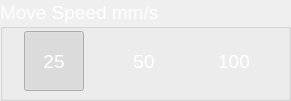
   <widget class="QGroupBox" name="mva_feedrate_group_box">
    <property name="geometry">
     <rect>
      <x>110</x>
      <y>230</y>
      <width>291</width>
      <height>101</height>
     </rect>
    </property>
    <property name="palette">
     <palette>
      <active>
       <colorrole role="WindowText">
        <brush brushstyle="SolidPattern">
         <color alpha="255">
          <red>255</red>
          <green>255</green>
          <blue>255</blue>
         </color>
        </brush>
       </colorrole>
       <colorrole role="Text">
        <brush brushstyle="SolidPattern">
         <color alpha="255">
          <red>255</red>
          <green>255</green>
          <blue>255</blue>
         </color>
        </brush>
       </colorrole>
       <colorrole role="ButtonText">
        <brush brushstyle="SolidPattern">
         <color alpha="255">
          <red>255</red>
          <green>255</green>
          <blue>255</blue>
         </color>
        </brush>
       </colorrole>
       <colorrole role="ToolTipText">
        <brush brushstyle="SolidPattern">
         <color alpha="255">
          <red>255</red>
          <green>255</green>
          <blue>255</blue>
         </color>
        </brush>
       </colorrole>
      </active>
      <inactive>
       <colorrole role="WindowText">
        <brush brushstyle="SolidPattern">
         <color alpha="255">
          <red>255</red>
          <green>255</green>
          <blue>255</blue>
         </color>
        </brush>
       </colorrole>
       <colorrole role="Text">
        <brush brushstyle="SolidPattern">
         <color alpha="255">
          <red>255</red>
          <green>255</green>
          <blue>255</blue>
         </color>
        </brush>
       </colorrole>
       <colorrole role="ButtonText">
        <brush brushstyle="SolidPattern">
         <color alpha="255">
          <red>255</red>
          <green>255</green>
          <blue>255</blue>
         </color>
        </brush>
       </colorrole>
       <colorrole role="ToolTipText">
        <brush brushstyle="SolidPattern">
         <color alpha="255">
          <red>255</red>
          <green>255</green>
          <blue>255</blue>
         </color>
        </brush>
       </colorrole>
      </inactive>
      <disabled>
       <colorrole role="WindowText">
        <brush brushstyle="SolidPattern">
         <color alpha="255">
          <red>120</red>
          <green>120</green>
          <blue>120</blue>
         </color>
        </brush>
       </colorrole>
       <colorrole role="Text">
        <brush brushstyle="SolidPattern">
         <color alpha="255">
          <red>120</red>
          <green>120</green>
          <blue>120</blue>
         </color>
        </brush>
       </colorrole>
       <colorrole role="ButtonText">
        <brush brushstyle="SolidPattern">
         <color alpha="255">
          <red>120</red>
          <green>120</green>
          <blue>120</blue>
         </color>
        </brush>
       </colorrole>
       <colorrole role="ToolTipText">
        <brush brushstyle="SolidPattern">
         <color alpha="255">
          <red>255</red>
          <green>255</green>
          <blue>255</blue>
         </color>
        </brush>
       </colorrole>
      </disabled>
     </palette>
    </property>
    <property name="font">
     <font>
      <pointsize>14</pointsize>
     </font>
    </property>
    <property name="title">
     <string>Move Speed mm/s</string>
    </property>
    <property name="flat">
     <bool>true</bool>
    </property>
    <widget class="QWidget" name="horizontalLayoutWidget_6">
     <property name="geometry">
      <rect>
       <x>0</x>
       <y>30</y>
       <width>291</width>
       <height>62</height>
      </rect>
     </property>
     <layout class="QHBoxLayout" name="mva_feedrate_intervals_layout">
      <item>
       <widget class="QPushButton" name="move_axis_select_speed_25_btn">
        <property name="minimumSize">
         <size>
          <width>60</width>
          <height>60</height>
         </size>
        </property>
        <property name="maximumSize">
         <size>
          <width>60</width>
          <height>60</height>
         </size>
        </property>
        <property name="palette">
         <palette>
          <active>
           <colorrole role="WindowText">
            <brush brushstyle="SolidPattern">
             <color alpha="255">
              <red>255</red>
              <green>255</green>
              <blue>255</blue>
             </color>
            </brush>
           </colorrole>
           <colorrole role="Text">
            <brush brushstyle="SolidPattern">
             <color alpha="255">
              <red>255</red>
              <green>255</green>
              <blue>255</blue>
             </color>
            </brush>
           </colorrole>
           <colorrole role="ButtonText">
            <brush brushstyle="SolidPattern">
             <color alpha="255">
              <red>255</red>
              <green>255</green>
              <blue>255</blue>
             </color>
            </brush>
           </colorrole>
          </active>
          <inactive>
           <colorrole role="WindowText">
            <brush brushstyle="SolidPattern">
             <color alpha="255">
              <red>255</red>
              <green>255</green>
              <blue>255</blue>
             </color>
            </brush>
           </colorrole>
           <colorrole role="Text">
            <brush brushstyle="SolidPattern">
             <color alpha="255">
              <red>255</red>
              <green>255</green>
              <blue>255</blue>
             </color>
            </brush>
           </colorrole>
           <colorrole role="ButtonText">
            <brush brushstyle="SolidPattern">
             <color alpha="255">
              <red>255</red>
              <green>255</green>
              <blue>255</blue>
             </color>
            </brush>
           </colorrole>
          </inactive>
          <disabled>
           <colorrole role="WindowText">
            <brush brushstyle="SolidPattern">
             <color alpha="255">
              <red>120</red>
              <green>120</green>
              <blue>120</blue>
             </color>
            </brush>
           </colorrole>
           <colorrole role="Text">
            <brush brushstyle="SolidPattern">
             <color alpha="255">
              <red>120</red>
              <green>120</green>
              <blue>120</blue>
             </color>
            </brush>
           </colorrole>
           <colorrole role="ButtonText">
            <brush brushstyle="SolidPattern">
             <color alpha="255">
              <red>120</red>
              <green>120</green>
              <blue>120</blue>
             </color>
            </brush>
           </colorrole>
          </disabled>
         </palette>
        </property>
        <property name="font">
         <font>
          <pointsize>14</pointsize>
         </font>
        </property>
        <property name="text">
         <string>25</string>
        </property>
        <property name="checkable">
         <bool>true</bool>
        </property>
        <property name="checked">
         <bool>true</bool>
        </property>
        <property name="flat">
         <bool>true</bool>
        </property>
        <attribute name="buttonGroup">
         <string notr="true">axis_select_speed_group</string>
        </attribute>
       </widget>
      </item>
      <item>
       <widget class="QPushButton" name="move_axis_select_speed_50_btn">
        <property name="minimumSize">
         <size>
          <width>60</width>
          <height>60</height>
         </size>
        </property>
        <property name="maximumSize">
         <size>
          <width>60</width>
          <height>60</height>
         </size>
        </property>
        <property name="palette">
         <palette>
          <active>
           <colorrole role="WindowText">
            <brush brushstyle="SolidPattern">
             <color alpha="255">
              <red>255</red>
              <green>255</green>
              <blue>255</blue>
             </color>
            </brush>
           </colorrole>
           <colorrole role="Text">
            <brush brushstyle="SolidPattern">
             <color alpha="255">
              <red>255</red>
              <green>255</green>
              <blue>255</blue>
             </color>
            </brush>
           </colorrole>
           <colorrole role="ButtonText">
            <brush brushstyle="SolidPattern">
             <color alpha="255">
              <red>255</red>
              <green>255</green>
              <blue>255</blue>
             </color>
            </brush>
           </colorrole>
          </active>
          <inactive>
           <colorrole role="WindowText">
            <brush brushstyle="SolidPattern">
             <color alpha="255">
              <red>255</red>
              <green>255</green>
              <blue>255</blue>
             </color>
            </brush>
           </colorrole>
           <colorrole role="Text">
            <brush brushstyle="SolidPattern">
             <color alpha="255">
              <red>255</red>
              <green>255</green>
              <blue>255</blue>
             </color>
            </brush>
           </colorrole>
           <colorrole role="ButtonText">
            <brush brushstyle="SolidPattern">
             <color alpha="255">
              <red>255</red>
              <green>255</green>
              <blue>255</blue>
             </color>
            </brush>
           </colorrole>
          </inactive>
          <disabled>
           <colorrole role="WindowText">
            <brush brushstyle="SolidPattern">
             <color alpha="255">
              <red>120</red>
              <green>120</green>
              <blue>120</blue>
             </color>
            </brush>
           </colorrole>
           <colorrole role="Text">
            <brush brushstyle="SolidPattern">
             <color alpha="255">
              <red>120</red>
              <green>120</green>
              <blue>120</blue>
             </color>
            </brush>
           </colorrole>
           <colorrole role="ButtonText">
            <brush brushstyle="SolidPattern">
             <color alpha="255">
              <red>120</red>
              <green>120</green>
              <blue>120</blue>
             </color>
            </brush>
           </colorrole>
          </disabled>
         </palette>
        </property>
        <property name="font">
         <font>
          <pointsize>14</pointsize>
         </font>
        </property>
        <property name="text">
         <string>50</string>
        </property>
        <property name="checkable">
         <bool>true</bool>
        </property>
        <property name="flat">
         <bool>true</bool>
        </property>
        <attribute name="buttonGroup">
         <string notr="true">axis_select_speed_group</string>
        </attribute>
       </widget>
      </item>
      <item>
       <widget class="QPushButton" name="move_axis_select_speed_100_btn">
        <property name="minimumSize">
         <size>
          <width>60</width>
          <height>60</height>
         </size>
        </property>
        <property name="maximumSize">
         <size>
          <width>60</width>
          <height>60</height>
         </size>
        </property>
        <property name="palette">
         <palette>
          <active>
           <colorrole role="WindowText">
            <brush brushstyle="SolidPattern">
             <color alpha="255">
              <red>255</red>
              <green>255</green>
              <blue>255</blue>
             </color>
            </brush>
           </colorrole>
           <colorrole role="Text">
            <brush brushstyle="SolidPattern">
             <color alpha="255">
              <red>255</red>
              <green>255</green>
              <blue>255</blue>
             </color>
            </brush>
           </colorrole>
           <colorrole role="ButtonText">
            <brush brushstyle="SolidPattern">
             <color alpha="255">
              <red>255</red>
              <green>255</green>
              <blue>255</blue>
             </color>
            </brush>
           </colorrole>
          </active>
          <inactive>
           <colorrole role="WindowText">
            <brush brushstyle="SolidPattern">
             <color alpha="255">
              <red>255</red>
              <green>255</green>
              <blue>255</blue>
             </color>
            </brush>
           </colorrole>
           <colorrole role="Text">
            <brush brushstyle="SolidPattern">
             <color alpha="255">
              <red>255</red>
              <green>255</green>
              <blue>255</blue>
             </color>
            </brush>
           </colorrole>
           <colorrole role="ButtonText">
            <brush brushstyle="SolidPattern">
             <color alpha="255">
              <red>255</red>
              <green>255</green>
              <blue>255</blue>
             </color>
            </brush>
           </colorrole>
          </inactive>
          <disabled>
           <colorrole role="WindowText">
            <brush brushstyle="SolidPattern">
             <color alpha="255">
              <red>120</red>
              <green>120</green>
              <blue>120</blue>
             </color>
            </brush>
           </colorrole>
           <colorrole role="Text">
            <brush brushstyle="SolidPattern">
             <color alpha="255">
              <red>120</red>
              <green>120</green>
              <blue>120</blue>
             </color>
            </brush>
           </colorrole>
           <colorrole role="ButtonText">
            <brush brushstyle="SolidPattern">
             <color alpha="255">
              <red>120</red>
              <green>120</green>
              <blue>120</blue>
             </color>
            </brush>
           </colorrole>
          </disabled>
         </palette>
        </property>
        <property name="font">
         <font>
          <pointsize>14</pointsize>
         </font>
        </property>
        <property name="text">
         <string>100</string>
        </property>
        <property name="checkable">
         <bool>true</bool>
        </property>
        <property name="flat">
         <bool>true</bool>
        </property>
        <attribute name="buttonGroup">
         <string notr="true">axis_select_speed_group</string>
        </attribute>
       </widget>
      </item>
     </layout>
    </widget>
   </widget>
